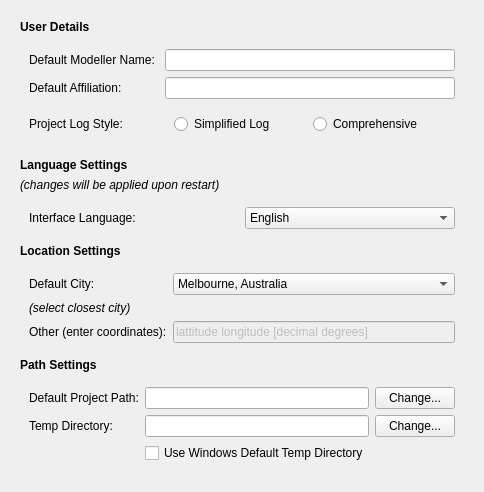
         <widget class="QWidget" name="general_scrollAreaContents">
          <property name="geometry">
           <rect>
            <x>0</x>
            <y>0</y>
            <width>473</width>
            <height>474</height>
           </rect>
          </property>
          <layout class="QVBoxLayout" name="verticalLayout_2">
           <item>
            <layout class="QVBoxLayout" name="verticalLayout_14">
             <property name="margin">
              <number>9</number>
             </property>
             <item>
              <widget class="QLabel" name="user_details">
               <property name="text">
                <string>&lt;html&gt;&lt;head/&gt;&lt;body&gt;&lt;p&gt;&lt;span style=&quot; font-weight:600;&quot;&gt;User Details&lt;/span&gt;&lt;/p&gt;&lt;/body&gt;&lt;/html&gt;</string>
               </property>
              </widget>
             </item>
             <item>
              <widget class="QWidget" name="user_details_widget" native="true">
               <layout class="QGridLayout" name="gridLayout">
                <item row="1" column="1">
                 <widget class="QLineEdit" name="modelleraffil_line"/>
                </item>
                <item row="0" column="0">
                 <widget class="QLabel" name="modellername_lbl">
                  <property name="text">
                   <string>Default Modeller Name: </string>
                  </property>
                 </widget>
                </item>
                <item row="0" column="1">
                 <widget class="QLineEdit" name="modellername_line"/>
                </item>
                <item row="1" column="0">
                 <widget class="QLabel" name="modelleraffil_lbl">
                  <property name="text">
                   <string>Default Affiliation:</string>
                  </property>
                 </widget>
                </item>
                <item row="2" column="0">
                 <widget class="QLabel" name="projectlog_lbl">
                  <property name="text">
                   <string>Project Log Style:</string>
                  </property>
                 </widget>
                </item>
                <item row="2" column="1">
                 <widget class="QWidget" name="projectlog_widget" native="true">
                  <layout class="QHBoxLayout" name="horizontalLayout">
                   <item>
                    <widget class="QRadioButton" name="projectlog_simple">
                     <property name="text">
                      <string>Simplified Log</string>
                     </property>
                    </widget>
                   </item>
                   <item>
                    <widget class="QRadioButton" name="projectlog_compreh">
                     <property name="text">
                      <string>Comprehensive</string>
                     </property>
                    </widget>
                   </item>
                  </layout>
                 </widget>
                </item>
               </layout>
              </widget>
             </item>
             <item>
              <widget class="QLabel" name="language">
               <property name="text">
                <string>&lt;html&gt;&lt;head/&gt;&lt;body&gt;&lt;p&gt;&lt;span style=&quot; font-weight:600;&quot;&gt;Language Settings&lt;/span&gt;&lt;/p&gt;&lt;/body&gt;&lt;/html&gt;</string>
               </property>
              </widget>
             </item>
             <item>
              <widget class="QLabel" name="language_sub">
               <property name="text">
                <string>&lt;html&gt;&lt;head/&gt;&lt;body&gt;&lt;p&gt;&lt;span style=&quot; font-style:italic;&quot;&gt;(changes will be applied upon restart)&lt;/span&gt;&lt;/p&gt;&lt;/body&gt;&lt;/html&gt;</string>
               </property>
              </widget>
             </item>
             <item>
              <widget class="QWidget" name="language_widget" native="true">
               <layout class="QGridLayout" name="gridLayout_7">
                <item row="1" column="0">
                 <widget class="QLabel" name="lang_lbl">
                  <property name="text">
                   <string>Interface Language:</string>
                  </property>
                 </widget>
                </item>
                <item row="1" column="1">
                 <widget class="QComboBox" name="lang_combo">
                  <property name="currentIndex">
                   <number>1</number>
                  </property>
                  <item>
                   <property name="text">
                    <string>Deutsch</string>
                   </property>
                  </item>
                  <item>
                   <property name="text">
                    <string>English</string>
                   </property>
                  </item>
                  <item>
                   <property name="text">
                    <string>Español</string>
                   </property>
                  </item>
                  <item>
                   <property name="text">
                    <string>Français</string>
                   </property>
                  </item>
                  <item>
                   <property name="text">
                    <string>Português</string>
                   </property>
                  </item>
                  <item>
                   <property name="text">
                    <string>中文</string>
                   </property>
                  </item>
                  <item>
                   <property name="text">
                    <string>日本語</string>
                   </property>
                  </item>
                 </widget>
                </item>
               </layout>
              </widget>
             </item>
             <item>
              <widget class="QLabel" name="location">
               <property name="text">
                <string>&lt;html&gt;&lt;head/&gt;&lt;body&gt;&lt;p&gt;&lt;span style=&quot; font-weight:600;&quot;&gt;Location Settings&lt;/span&gt;&lt;/p&gt;&lt;/body&gt;&lt;/html&gt;</string>
               </property>
              </widget>
             </item>
             <item>
              <widget class="QWidget" name="location_widget" native="true">
               <layout class="QGridLayout" name="gridLayout_2">
                <item row="2" column="2">
                 <widget class="QLineEdit" name="coords_line">
                  <property name="enabled">
                   <bool>false</bool>
                  </property>
                  <property name="text">
                   <string>lattitude longitude [decimal degrees]</string>
                  </property>
                 </widget>
                </item>
                <item row="0" column="0">
                 <widget class="QLabel" name="location_lbl">
                  <property name="text">
                   <string>Default City:</string>
                  </property>
                 </widget>
                </item>
                <item row="2" column="0">
                 <widget class="QLabel" name="coords_lbl">
                  <property name="text">
                   <string>Other (enter coordinates):</string>
                  </property>
                 </widget>
                </item>
                <item row="0" column="2">
                 <widget class="QComboBox" name="location_combo">
                  <property name="currentIndex">
                   <number>3</number>
                  </property>
                  <item>
                   <property name="text">
                    <string>Adelaide, Australia</string>
                   </property>
                  </item>
                  <item>
                   <property name="text">
                    <string>Brisbane, Australia</string>
                   </property>
                  </item>
                  <item>
                   <property name="text">
                    <string>Innsbruck, Austria</string>
                   </property>
                  </item>
                  <item>
                   <property name="text">
                    <string>Melbourne, Australia</string>
                   </property>
                  </item>
                  <item>
                   <property name="text">
                    <string>Nanjing, China</string>
                   </property>
                  </item>
                  <item>
                   <property name="text">
                    <string>Perth, Australia</string>
                   </property>
                  </item>
                  <item>
                   <property name="text">
                    <string>San Francisco, USA</string>
                   </property>
                  </item>
                  <item>
                   <property name="text">
                    <string>Sydney, Australia</string>
                   </property>
                  </item>
                  <item>
                   <property name="text">
                    <string>Zurich, Switzerland</string>
                   </property>
                  </item>
                  <item>
                   <property name="text">
                    <string>Other...</string>
                   </property>
                  </item>
                 </widget>
                </item>
                <item row="1" column="0">
                 <widget class="QLabel" name="location_lbl2">
                  <property name="text">
                   <string>&lt;html&gt;&lt;head/&gt;&lt;body&gt;&lt;p&gt;&lt;span style=&quot; font-style:italic;&quot;&gt;(select closest city)&lt;/span&gt;&lt;/p&gt;&lt;/body&gt;&lt;/html&gt;</string>
                  </property>
                 </widget>
                </item>
               </layout>
              </widget>
             </item>
             <item>
              <widget class="QLabel" name="path">
               <property name="text">
                <string>&lt;html&gt;&lt;head/&gt;&lt;body&gt;&lt;p&gt;&lt;span style=&quot; font-weight:600;&quot;&gt;Path Settings&lt;/span&gt;&lt;/p&gt;&lt;/body&gt;&lt;/html&gt;</string>
               </property>
              </widget>
             </item>
             <item>
              <widget class="QWidget" name="path_widget" native="true">
               <layout class="QGridLayout" name="gridLayout_3">
                <item row="0" column="1">
                 <widget class="QLineEdit" name="projpath_line">
                  <property name="readOnly">
                   <bool>true</bool>
                  </property>
                 </widget>
                </item>
                <item row="1" column="0">
                 <widget class="QLabel" name="temppath_lbl">
                  <property name="text">
                   <string>Temp Directory:</string>
                  </property>
                 </widget>
                </item>
                <item row="0" column="0">
                 <widget class="QLabel" name="projpath_lbl">
                  <property name="text">
                   <string>Default Project Path:</string>
                  </property>
                 </widget>
                </item>
                <item row="0" column="2">
                 <widget class="QPushButton" name="projpath_button">
                  <property name="text">
                   <string>Change...</string>
                  </property>
                 </widget>
                </item>
                <item row="1" column="1">
                 <widget class="QLineEdit" name="temppath_line">
                  <property name="readOnly">
                   <bool>true</bool>
                  </property>
                 </widget>
                </item>
                <item row="1" column="2">
                 <widget class="QPushButton" name="temppath_button">
                  <property name="text">
                   <string>Change...</string>
                  </property>
                 </widget>
                </item>
                <item row="2" column="1">
                 <widget class="QCheckBox" name="temppath_check">
                  <property name="text">
                   <string>Use Windows Default Temp Directory</string>
                  </property>
                 </widget>
                </item>
               </layout>
              </widget>
             </item>
            </layout>
           </item>
           <item>
            <spacer name="verticalSpacer">
             <property name="orientation">
              <enum>Qt::Vertical</enum>
             </property>
             <property name="sizeHint" stdset="0">
              <size>
               <width>20</width>
               <height>40</height>
              </size>
             </property>
            </spacer>
           </item>
          </layout>
         </widget>
